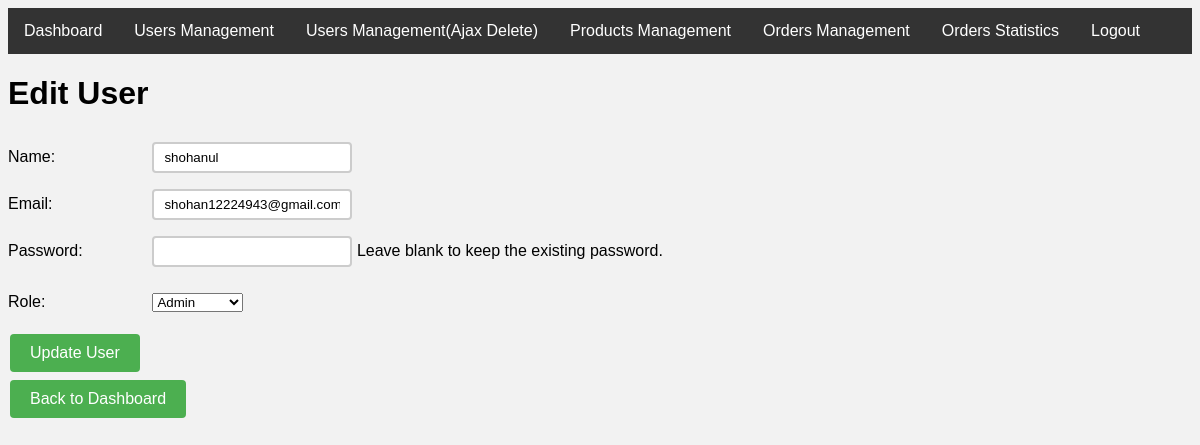
Screenshot of /mvc-oop/View/edit-user.php?id=5 (signed in) with the database file from the repository.
### tables this page shows
CREATE TABLE `users` (
  `id` int(11) NOT NULL,
  `username` varchar(255) NOT NULL,
  `password` varchar(255) NOT NULL,
  `email` varchar(255) NOT NULL,
  `role` varchar(255) NOT NULL,
  `token` varchar(255) DEFAULT NULL
);

### mvc-oop/View/edit-user.php (the view, shortened to what this page needs)
<?php
    include_once "header.php";
    include_once "navigation-menu.php";
?>
<?php
$db = new DatabaseConnection();
$conn = $db->getConnection();
$user_id = $_GET['id'];
$sql = "SELECT * FROM users WHERE id = '$user_id'";
$result = mysqli_query($conn, $sql);
$user = mysqli_fetch_assoc($result);
?>
<h1>Edit User</h1>
<form method="post">
  <label>
    Name:
    </label>
    <input type="text" name="name" value="<?php echo $user['username']; ?>" required>
    <br>
  <label>
    Email:
    </label>
    <input type="email" name="email" value="<?php echo $user['email']; ?>" required>
    <br>
  <label>
    Password:
    </label>
    <input type="password" name="password">
    <span>Leave blank to keep the existing password.</span>
    <br>
    <br>
  <label>
    Role:
    </label>
    <select name="role" required>
      <option value="admin" <?php if($user['role'] === 'admin'): ?>selected<?php endif; ?>>Admin</option>
    </select>
    <br>
    <br>
  <button type="submit">Update User</button>
</form>
<a href="dashboard.php"><button>Back to Dashboard</button></a>
<?php
include 'footer.php';
?>

### mvc-oop/Assets/css/main.css (style rules this page uses)
body { font-family: Arial, sans-serif; background-color: #f2f2f2; }
label { display: inline-block; width: 120px; margin-right: 20px; }
input[type=text], input[type=password], input[type=email] { width: 200px; padding: 6px 10px; margin: 8px 0; box-sizing: border-box; border: 2px solid #ccc; border-radius: 4px; }
button { background-color: #4CAF50; border: none; color: white; padding: 10px 20px; text-align: center; text-decoration: none; display: inline-block; font-size: 16px; margin: 4px 2px; cursor: pointer; border-radius: 4px; }

### rows the page displays
users: name "shohanul", email "shohan12224943@gmail.com", role "Admin"
